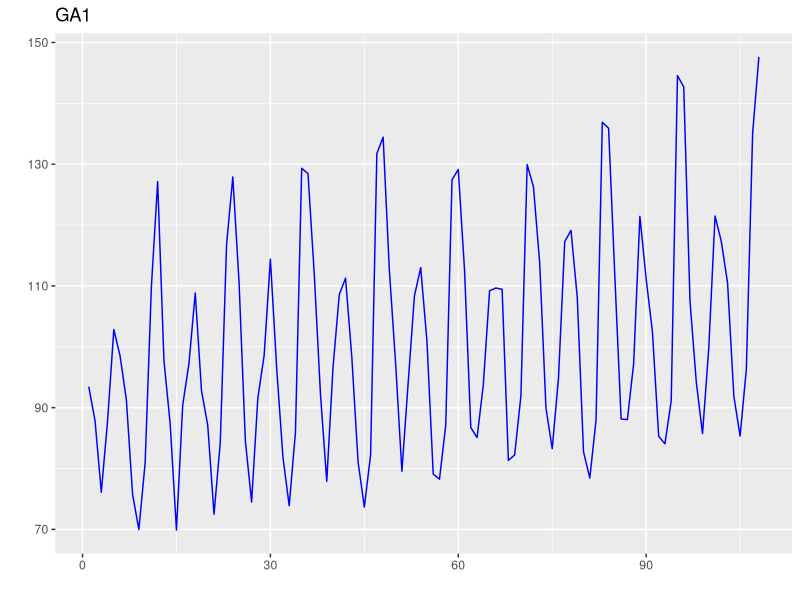
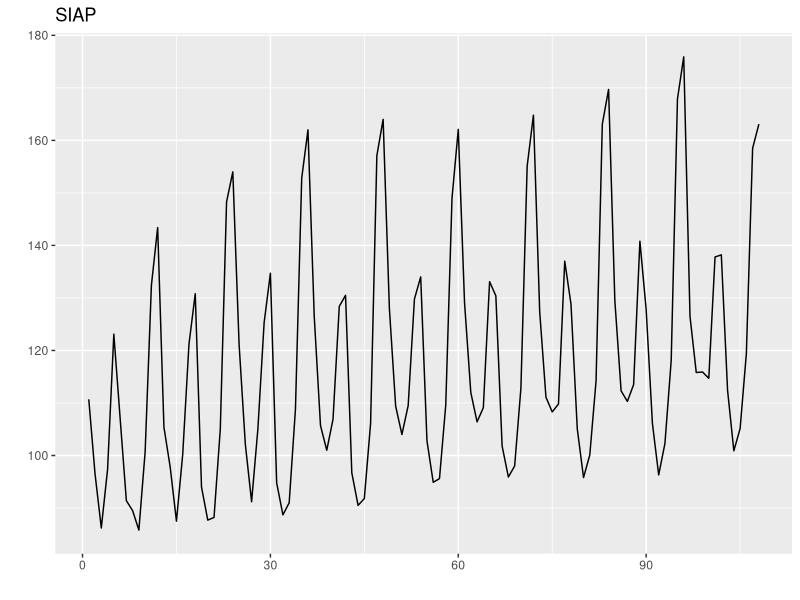
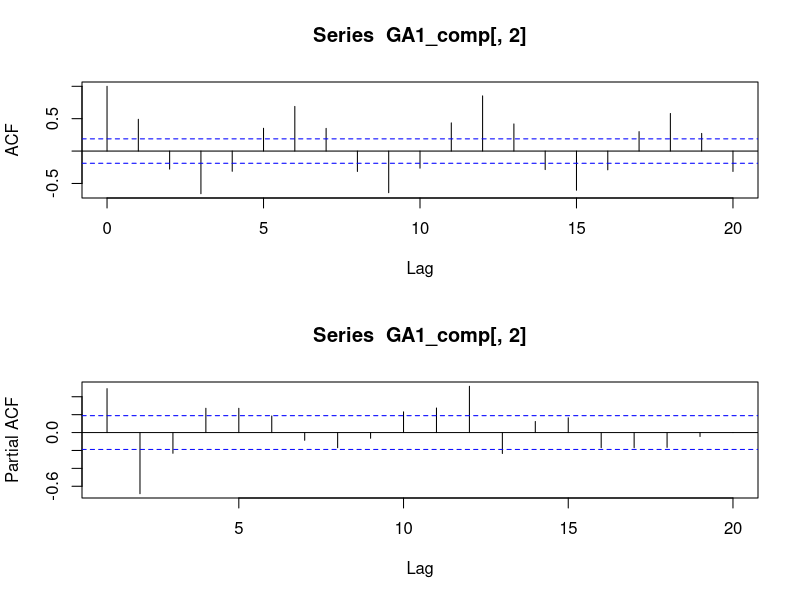
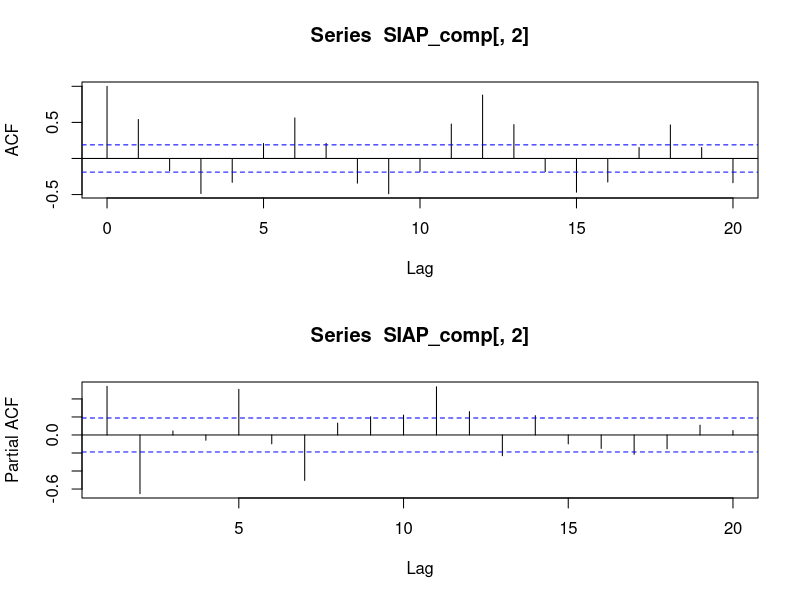
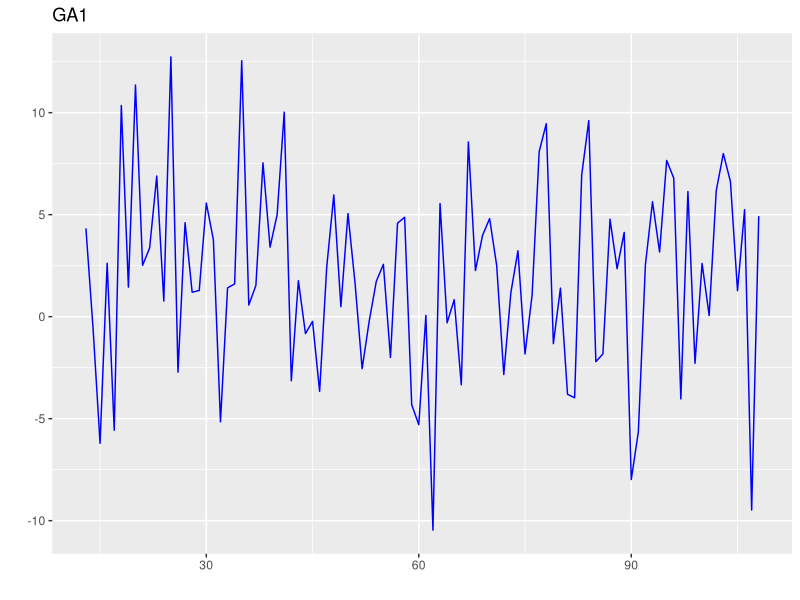
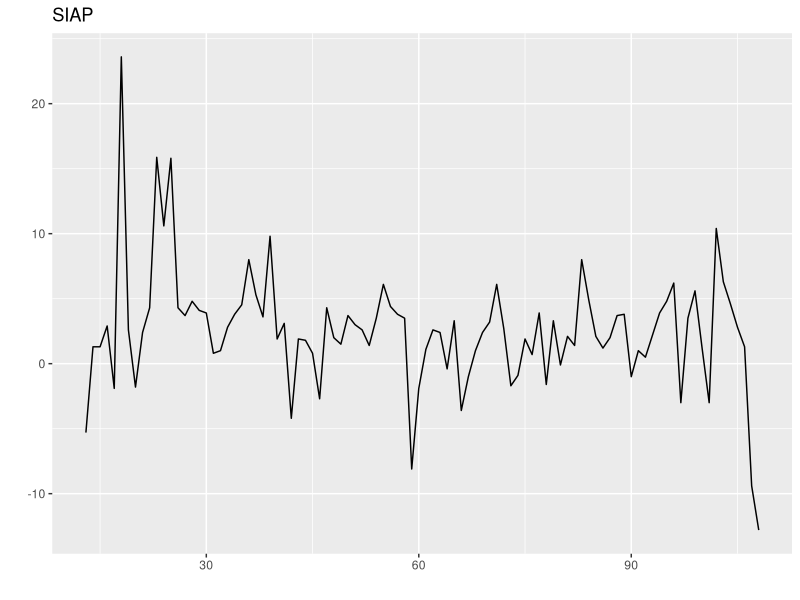
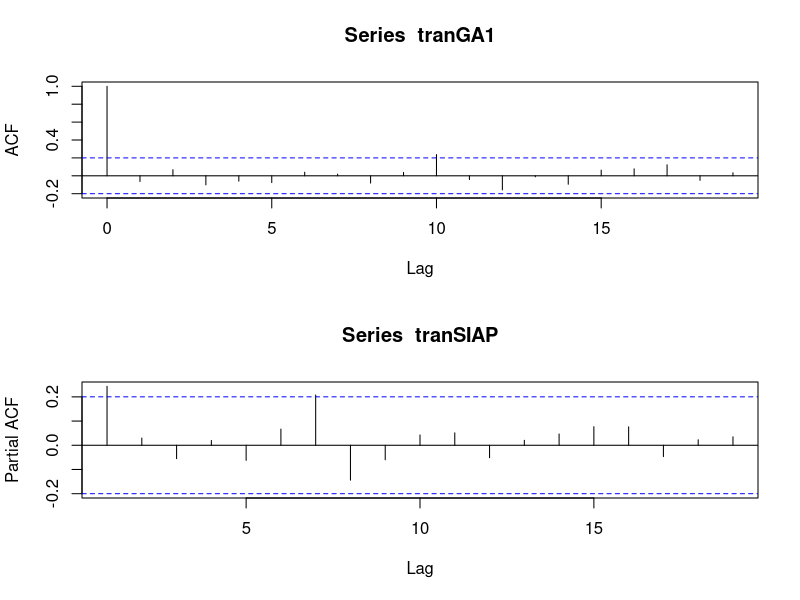
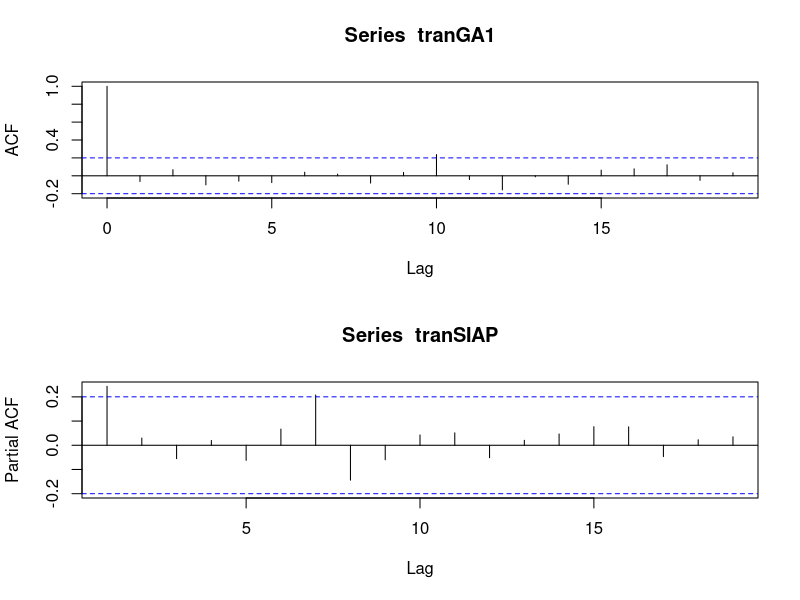

Source code (R) for these figures, in order: (Note: this script raises an error after producing the figures.)
library(tseries)
library(forecast)

library(ggplot2)
library(ggfortify)

datosGA1 <- read.csv("./data/GA1.csv")
datosSIAP <- read.csv("./data/IVF_SIAP.csv")

# intervalo de tiempo que comparten ene2015-dic2023
GA1_comp <- ts(datosGA1[265:372,])
SIAP_comp <- ts(datosSIAP[1:108,])

# Visualizacion de GA1 y SIAP entre ene2015-dic2023
autoplot(GA1_comp[,2], ts.colour = "blue") + ggtitle("GA1")
autoplot(SIAP_comp[,2], ts.colour = "black") + ggtitle("SIAP")

# Graficas ACF Y PCF de series originales
par(mfrow = c(2, 1))
acf(GA1_comp[, 2])
pacf(GA1_comp[, 2])

par(mfrow = c(2, 1))
acf(SIAP_comp[, 2])
pacf(SIAP_comp[, 2])

# Transformacion logaritmica base 10 y diferenciacion con lag = 4
tranGA1 <- diff(GA1_comp[,2], lag = 12)
tranSIAP <- diff(SIAP_comp[,2], lag = 12)

# Visualizamos las series bajo la transformacion y diferenciacion
autoplot(tranGA1, ts.colour = "blue") + ggtitle("GA1")
autoplot(tranSIAP, ts.colour = "black") + ggtitle("SIAP")

# Graficas ACF Y PCF de series transformadas
par(mfrow = c(2, 1))
acf(tranGA1)
pacf(tranSIAP)

par(mfrow = c(2, 1))
acf(tranGA1)
pacf(tranSIAP)

# Tests aumentados de Dickey-Fuller en ambas series
adf_testAG1 <- adf.test(tranGA1, alternative = "stationary")
adf_testAG1
# p-valor = 0.02 < 0.05 -> Evidencia de estacionariedad

adf_testSIAP <- adf.test(tranSIAP, alternative = "stationary")
adf_testSIAP
# p-valor = 0.045 < 0.05 -> Evidencia de estacionariedad (dudoso)

# Variables predictoras y objetivo
N <- nrow(GA1_comp)
X <- SIAP_comp[1:(N - 1), 2]
Y <- GA1_comp[1:(N - 1), 2]
Xpresente <- SIAP_comp[N, 2]
Ypresente <- GA1_comp[N, 2]

# Ajuste de modelo SARIMA
sarima_model <- Arima(Y, order = c(12, 0, 0), xreg = X)
summary(sarima_model)
# Revisamos los residuales del modelo SARIMA ajustado
checkresiduals(sarima_model)

# Predecimos el último valor de GA1 en fecha dic2023
SIAP_presente <- ts()

GA1_presente_SARIMA <- forecast(sarima_model, xreg = SIAP_presente, h = 1)
GA1_presente_SARIMA
par(mfrow = c(1,1))
plot(GA1_presente_SARIMA)

# Calculamos accuracy del valor predicho por SARIMA con el real
accuracy_SARIMA <- accuracy(GA1_presente_SARIMA, Ypresente)
accuracy_SARIMA
